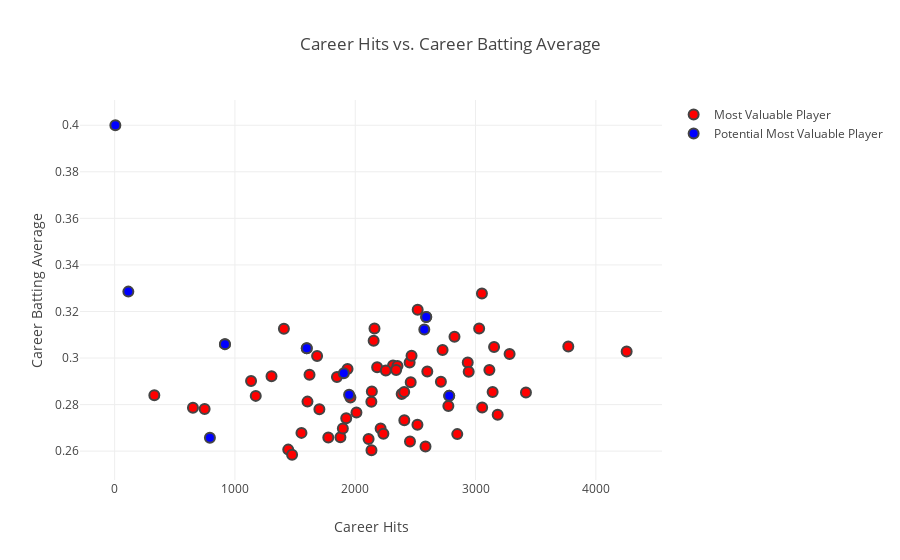

Here is the notebook cell this chart was saved with:
### Code cell
# Create a trace
trace = go.Scatter(
   x = data['H'],
   y = data['AVE'],
   name = 'Most Valuable Player',
   mode = 'markers',
   marker = dict(
       size = 10,
       color = 'rgb(255, 0, 0)',
       line = dict(
           width = 2,
       )
   ))

trace1 = go.Scatter(
   x = active_mvp_df['H'],
   y = active_mvp_df['AVE'],
   mode = 'markers',
   name = 'Potential Most Valuable Player',    
   marker = dict(
       size = 10,
       color = 'rgb(0, 0, 255)',
       line = dict(
           width = 2,
       )
   ))

layout = dict(title = 'Career Hits vs. Career Batting Average',
             yaxis = dict(zeroline = False,title= 'Career Batting Average'),
             xaxis = dict(zeroline = False,title= 'Career Hits')
            )

fig = dict(data=[trace, trace1], layout=layout)

# Plot and embed in ipython notebook!
py.offline.iplot(fig)

### Figure 1 — Plotly figure (JSON) as saved in the notebook; plotly's stock layout.template omitted (floating-point values rounded to 4 significant figures)
{"data": [{"marker": {"color": "rgb(255, 0, 0)", "line": {"width": 2}, "size": 10}, "mode": "markers", "name": "Most Valuable Player", "type": "scatter", "uid": "9a48aa12-90f9-11e8-a94d-a45e60ccb755", "x": [3771, 1848, 2314, 2135, 1702, 2935, 1597, 3154, 330, 1443, 2519, 1877, 3053, 2351, 2774, 748, 1925, 2599, 2010, 1553, 1936, 2781, 2138, 2590, 1134, 651, 3055, 2182, 1475, 2584, 2726, 2461, 2340, 1960, 2153, 3283, 2211, 1304, 2254, 1173, 2517, 1603, 2111, 2712, 1683, 1897, 1776, 2825, 2452, 3184, 2848, 2943, 3115, 2455, 4256, 2386, 2234, 2408, 3030, 2407, 2468, 917, 1620, 1407, 2160, 2134, 3419, 3142], "y": [0.305, 0.2919, 0.2968, 0.2604, 0.278, 0.2981, 0.3042, 0.3048, 0.284, 0.2607, 0.3208, 0.266, 0.3278, 0.2966, 0.2794, 0.2781, 0.2741, 0.2942, 0.2766, 0.2679, 0.2953, 0.2837, 0.2857, 0.3176, 0.2901, 0.2787, 0.2787, 0.2961, 0.2585, 0.262, 0.3034, 0.2896, 0.2948, 0.283, 0.3074, 0.3017, 0.2697, 0.2922, 0.2947, 0.2837, 0.2713, 0.2813, 0.2652, 0.2898, 0.3009, 0.2698, 0.2658, 0.3091, 0.2981, 0.2756, 0.2673, 0.2941, 0.2948, 0.2641, 0.3029, 0.2846, 0.2675, 0.2732, 0.3127, 0.2854, 0.301, 0.306, 0.2928, 0.3126, 0.3127, 0.2812, 0.2852, 0.2854]}, {"marker": {"color": "rgb(0, 0, 255)", "line": {"width": 2}, "size": 10}, "mode": "markers", "name": "Potential Most Valuable Player", "type": "scatter", "uid": "9a48b5ac-90f9-11e8-a1e2-a45e60ccb755", "x": [2781, 917, 6, 792, 2590, 1949, 114, 1597, 1905, 2574], "y": [0.2837, 0.306, 0.4, 0.2658, 0.3176, 0.2842, 0.3285, 0.3042, 0.2935, 0.3122]}], "layout": {"title": "Career Hits vs. Career Batting Average", "xaxis": {"title": "Career Hits", "zeroline": false}, "yaxis": {"title": "Career Batting Average", "zeroline": false}}}
